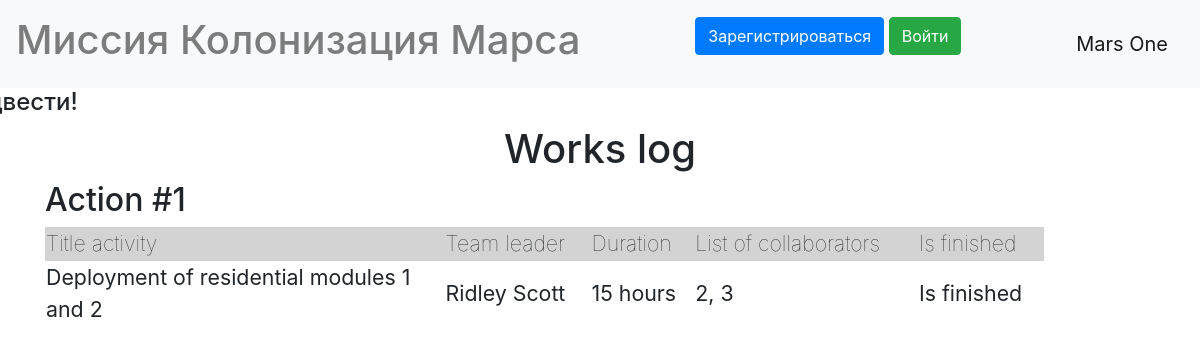
/jobs, run on an earlier commit of the app's database.
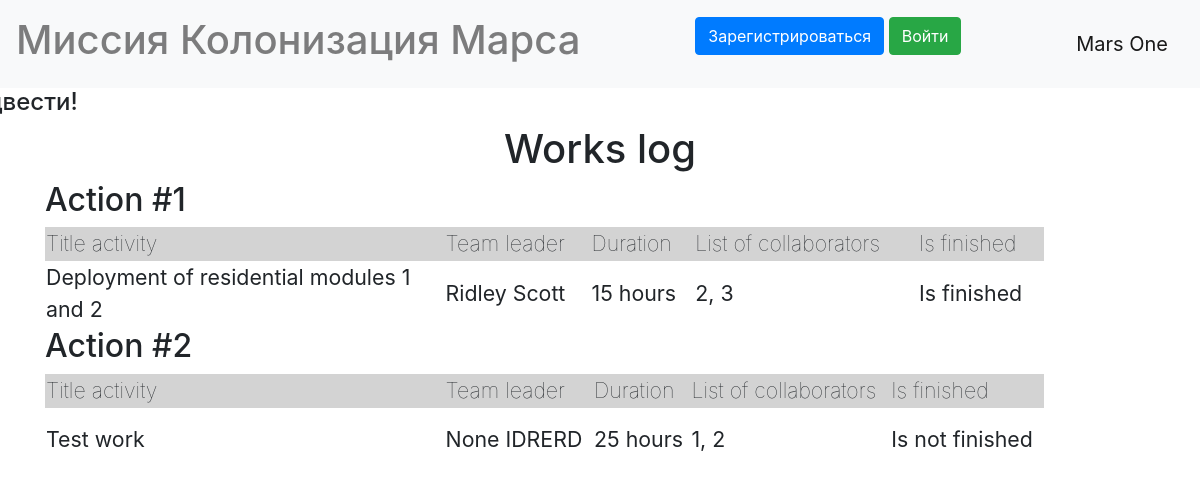
And on a later commit of the database.
### data/jobs.py (models this page shows)
class Jobs(SqlAlchemyBase, SerializerMixin):
    __tablename__ = "jobs"
    id = sqlalchemy.Column(sqlalchemy.Integer, primary_key=True, autoincrement=True)
    team_leader = sqlalchemy.Column(sqlalchemy.Integer, foreign_key=True)
    job = sqlalchemy.Column(sqlalchemy.String, nullable=True)
    work_size = sqlalchemy.Column(sqlalchemy.Integer, nullable=True)
    collaborators = sqlalchemy.Column(sqlalchemy.String, nullable=True)
    start_date = sqlalchemy.Column(sqlalchemy.DateTime)
    end_date = sqlalchemy.Column(sqlalchemy.DateTime)
    is_finished = sqlalchemy.Column(sqlalchemy.Boolean, default=False)

### data/users.py (models this page shows, shortened)
class User(SqlAlchemyBase, UserMixin, SerializerMixin):
    __tablename__ = 'users'
    id = sqlalchemy.Column(sqlalchemy.Integer, primary_key=True, autoincrement=True)
    surname = sqlalchemy.Column(sqlalchemy.String, nullable=True)
    name = sqlalchemy.Column(sqlalchemy.String, nullable=True)
    age = sqlalchemy.Column(sqlalchemy.Integer, nullable=True)
    position = sqlalchemy.Column(sqlalchemy.String, nullable=True)
    speciality = sqlalchemy.Column(sqlalchemy.String, nullable=True)
    address = sqlalchemy.Column(sqlalchemy.String, nullable=True)
    email = sqlalchemy.Column(sqlalchemy.String, unique=True, nullable=True)
    hashed_password = sqlalchemy.Column(sqlalchemy.String, nullable=True)
    created_date = sqlalchemy.Column(sqlalchemy.DateTime, default=datetime.datetime.now())

### main.py (the view)
@app.route("/jobs")
def jobs():
    dbs = db_session.create_session()
    jbs = dbs.query(Jobs).all()
    cls = dbs.query(User).all()
    return render_template("jobs.html", title="Works log", jobs=jbs, colonists=cls)

### data/db_session.py (called while the page is built)
def create_session() -> Session:
    global __factory
    return __factory()

### templates/jobs.html
{%extends "base.html"%}
{%block content%}
<link rel="stylesheet" type="text/css" href="../static/css/jobs.css">
<h1 style="text-align: center;">Works log</h1>
{%for job in jobs%}
<h2>Action #{{loop.index}}</h2>
<table style="width: 90%;">
	<tr>
		<th style="width: 40%;">Title activity</th>
		<th>Team leader</th>
		<th>Duration</th>
		<th>List of collaborators</th>
		<th>Is finished</th>
	</tr>
	<tr style="height: 48pt;">
		<td>{{job.job.capitalize()}}</td>
		<td>{{colonists[job.team_leader - 1].surname}} {{colonists[job.team_leader - 1].name}}</td>
		<td>{{job.work_size}} hours</td>
		<td>{{job.collaborators}}</td>
		<td>
			{%if job.is_finished%}
			Is finished
			{%else%}
			Is not finished
			{%endif%}
		</td>
	</tr>
</table>
{%endfor%}
{%endblock%}

### templates/base.html (shortened to what this page needs)
<!DOCTYPE html>
<html lang="en">
<head>
    <link rel="stylesheet" href="https://stackpath.bootstrapcdn.com/bootstrap/4.4.1/css/bootstrap.min.css"
>
</head>
<body>
<header>
  <nav class="navbar navbar-light bg-light">
      <h1 class="navbar-text">Миссия Колонизация Марса</h1>
      {% if current_user.is_authenticated %}
    <a class="navbar-brand" href="/logout">{{ current_user.name }}</a>
{% else %}
    <p>
        <a class="btn btn-primary " href="/register">Зарегистрироваться</a>
        <a class="btn btn-success" href="/login">Войти</a>
    </p>
{% endif %}
    <a class="navbar-brand" href="#">Mars One</a>
  </nav>
</header>
<main role="main" class="container">
    <h4 style="text-align: left; margin-left: -33%;">И на Марсе будут яблони цвести!</h4>
  {%block content%}{%endblock%}
</main>
</body>
</html>

### static/css/jobs.css (style rules this page uses)
th { background-color: lightgrey; font-size: 16pt; font-weight: lighter; }
tr { font-size: 16pt; }

What changed in the data, as far as the page shows it:
added Jobs: job "Test work", team_leader.surname "None", team_leader.name "IDRERD", work_size "25", collaborators "1, 2", is_finished "Is not finished"
